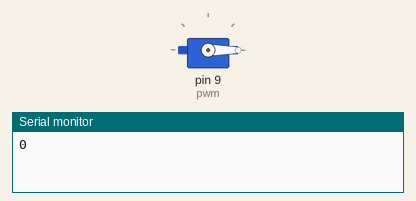
Recording of a sketch running on a simulated Arduino Uno, built with avr-gcc and run on an emulated ATmega328P. Parts: servo, the last lines printed to the serial monitor.

Above: at 0.1 s.
At 10.1 s:
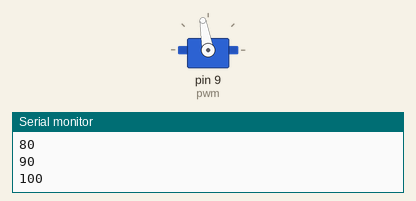
At 18.1 s:
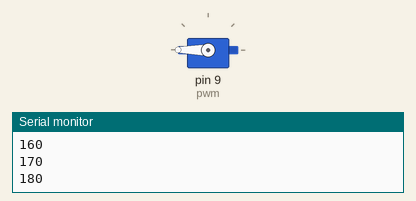
At 39.1 s:
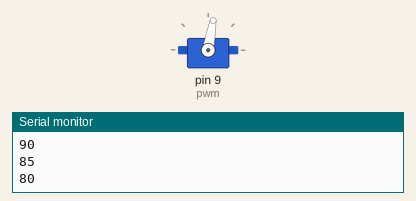
Timing chart, 0 to 40.0 s (numbered marks = the images above):
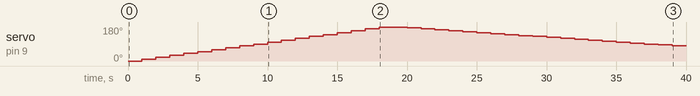

The sketch:

Servo1.ino
```cpp
#include <Servo.h>

#define pwm			9

Servo motor;

void setup() {
  Serial.begin(9600);
  motor.attach(pwm);


  for( int i=0; i<=180; i+=10 ) {
  	motor.write(i);
    Serial.println(i);
   	delay(1000);
  }
  for( int i=180; i>=0; i-=5 ) {
  	motor.write(i);
    Serial.println(i);
   	delay(1000);
  }
}

void loop() {
  int val = analogRead(A0);

  motor.write(map(val, 0, 1023, 0, 180));
  delay(100);
}
```

main.cpp
```cpp
/*=======================================================*/
// Servo1 : 같은 일을 Servo 라이브러리로 한다
//
// 교재 7장 실습 7-3의 뒷부분. 12_Servo_Bitbang 에서 손으로 만든 펄스를
// 라이브러리가 대신 만들어 준다. 각도를 도 단위로 쓰면 되고 펄스 폭은 감춰진다.
//
// PlatformIO 에는 Servo 가 들어 있지 않다. platformio.ini 에 적어야 한다.
//   lib_deps = arduino-libraries/Servo
// #include 는 "이 이름을 쓰겠다"는 선언일 뿐이다. 실제 헤더와 소스가 있어야
// 빌드된다. 11장 Stepper 에서와 같은 상황이다.
//
// 연결 (12_Servo_Bitbang 과 같다)
//   서보 빨강 : 5V,  갈색 : GND,  노랑 : 9번 핀
//   가변저항 와이퍼 : A0
//
// 빌드 크기를 12_Servo_Bitbang 과 비교해 보라. 라이브러리는 타이머를 써서
// 여러 서보를 동시에 돌릴 수 있게 만들어져 있다. 그만큼 코드가 크다.
//
// 선행 학습 : 12_Servo_Bitbang
/*=======================================================*/
#include <Arduino.h>
#include <Servo.h>

const uint8_t SERVO = 9;
const uint8_t POT   = A0;

Servo motor;

void setup()
{
  Serial.begin(9600);
  motor.attach(SERVO);

  // 0도에서 180도까지, 다시 0도로 한 번 쓸어 본다
  for (int deg = 0; deg <= 180; deg += 10) {
    motor.write(deg);
    Serial.println(deg);
    delay(100);
  }
  for (int deg = 180; deg >= 0; deg -= 10) {
    motor.write(deg);
    Serial.println(deg);
    delay(100);
  }
}

void loop()
{
  int adc = analogRead(POT);
  int deg = map(adc, 0, 1023, 0, 180);   // 펄스 폭이 아니라 각도로 쓴다

  motor.write(deg);
  delay(100);
}
```

Measured:
- by itself, servo on pin 9 (pwm): rises from 0° to 180° in 17.0 s, then falls to 80° in 21.0 s
